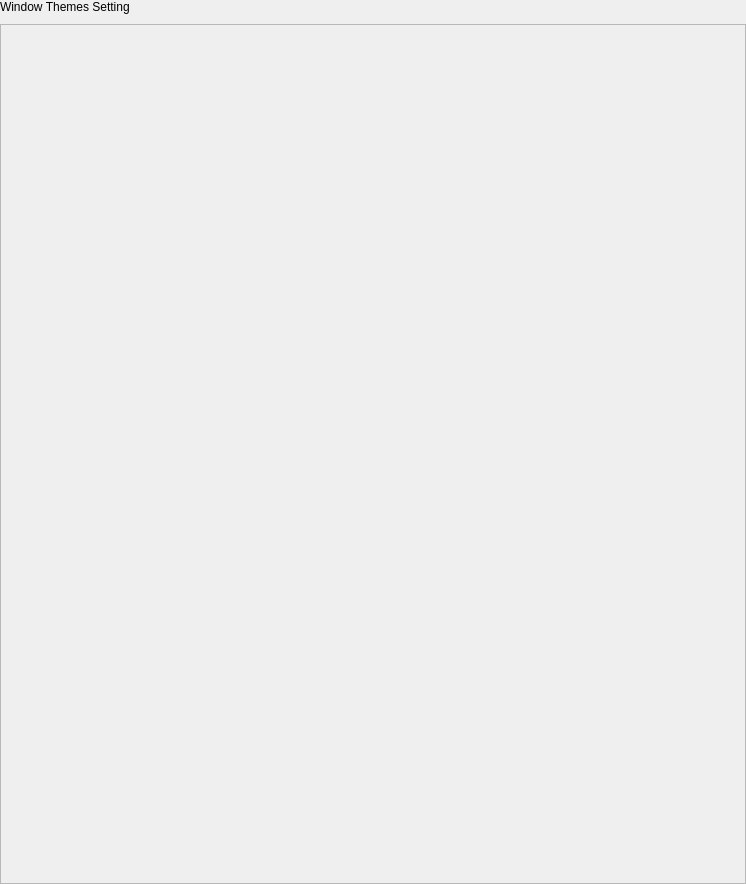
<?xml version="1.0" encoding="UTF-8"?>
<ui version="4.0">
 <class>WMThemePage</class>
 <widget class="QWidget" name="WMThemePage">
  <property name="geometry">
   <rect>
    <x>0</x>
    <y>0</y>
    <width>746</width>
    <height>884</height>
   </rect>
  </property>
  <property name="windowTitle">
   <string>Form</string>
  </property>
  <layout class="QVBoxLayout" name="verticalLayout_2">
   <property name="spacing">
    <number>10</number>
   </property>
   <property name="leftMargin">
    <number>0</number>
   </property>
   <property name="topMargin">
    <number>0</number>
   </property>
   <property name="rightMargin">
    <number>0</number>
   </property>
   <property name="bottomMargin">
    <number>0</number>
   </property>
   <item>
    <widget class="QLabel" name="label_icon_tneme">
     <property name="text">
      <string>Window Themes Setting</string>
     </property>
    </widget>
   </item>
   <item>
    <widget class="QScrollArea" name="scrollArea">
     <property name="horizontalScrollBarPolicy">
      <enum>Qt::ScrollBarAlwaysOff</enum>
     </property>
     <property name="sizeAdjustPolicy">
      <enum>QAbstractScrollArea::AdjustToContents</enum>
     </property>
     <property name="widgetResizable">
      <bool>true</bool>
     </property>
     <widget class="QWidget" name="scrollAreaWidgetContents">
      <property name="geometry">
       <rect>
        <x>0</x>
        <y>0</y>
        <width>744</width>
        <height>851</height>
       </rect>
      </property>
      <property name="sizePolicy">
       <sizepolicy hsizetype="Preferred" vsizetype="Expanding">
        <horstretch>0</horstretch>
        <verstretch>0</verstretch>
       </sizepolicy>
      </property>
      <layout class="QVBoxLayout" name="layout_scrollAreaWidgetContents">
       <property name="spacing">
        <number>16</number>
       </property>
       <property name="leftMargin">
        <number>0</number>
       </property>
       <property name="topMargin">
        <number>0</number>
       </property>
       <property name="rightMargin">
        <number>6</number>
       </property>
       <property name="bottomMargin">
        <number>0</number>
       </property>
      </layout>
     </widget>
    </widget>
   </item>
  </layout>
 </widget>
 <resources/>
 <connections/>
</ui>
